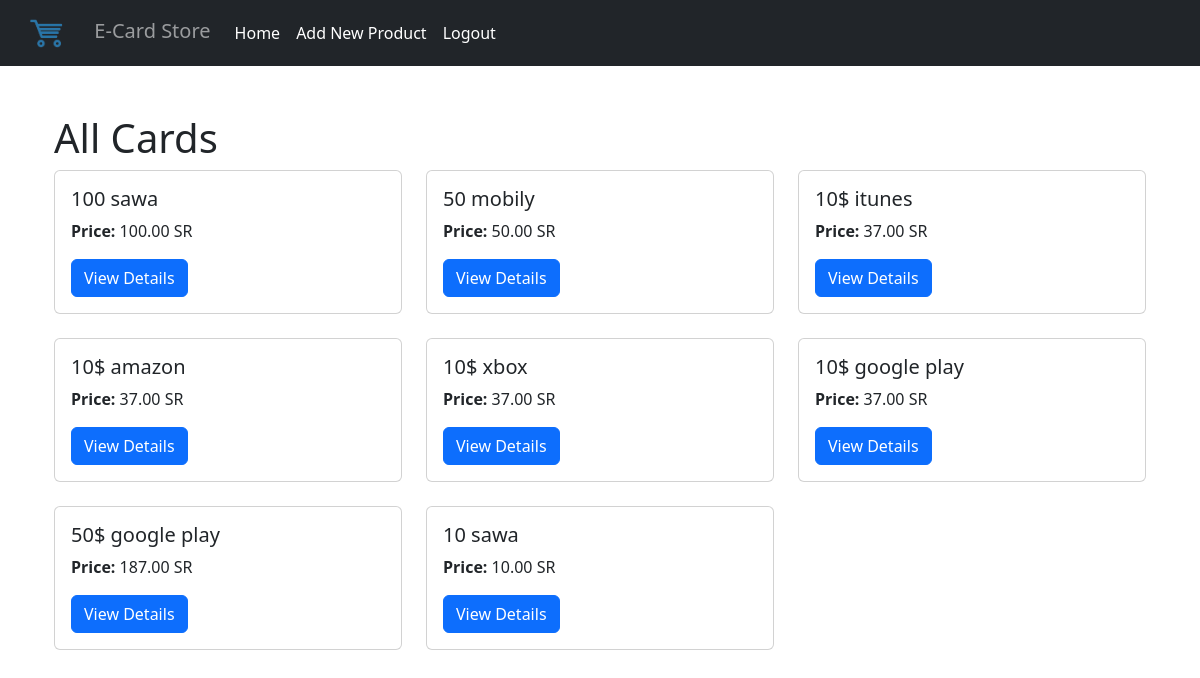
Screenshot of / (signed in) with the database file from the repository.
### products/models.py (models this page shows, shortened)
class Product(models.Model):
    name = models.CharField(max_length=200)
    description = models.TextField()
    price = models.DecimalField(max_digits=10, decimal_places=2)
    users = models.ManyToManyField(settings.AUTH_USER_MODEL, through='Purchase', related_name='products')

### products/views.py (the view)
# urls.py: path('', views.all_products, name='all_products'),
@login_required
def all_products(request):
    products = Product.objects.all()
    return render(request, 'products/all_products.html', {
        'products': products
    })

### products/templates/products/all_products.html
{% extends 'products/base.html' %}
{% load static %}
{% block content %}
<div class="container mt-4">
    <h1>All Cards</h1>
    <div class="row">
        {% for product in products %}
        <div class="col-md-4 mb-4">
            <div class="card h-100">
                <div class="card-body">
                    <h5 class="card-title">{{ product.name }}</h5>
                    <p class="card-text"><strong>Price:</strong> {{ product.price }} SR</p>
                    <a href="{% url 'product_detail' product.id %}" class="btn btn-primary">View Details</a>
                </div>
            </div>
        </div>
        {% endfor %}
    </div>
</div>
{% endblock %}

### products/templates/products/base.html (shortened to what this page needs)
{% load static %}
<!DOCTYPE html>
<html lang="en">
<head>
    <link rel="stylesheet" href="https://cdn.jsdelivr.net/npm/bootstrap@5.3.2/dist/css/bootstrap.min.css">
</head>
<body>
    <nav class="navbar navbar-expand-lg navbar-dark bg-dark">
        <div class="container-fluid">
            <a class="navbar-brand" href="{% url 'all_products' %}">
                <img src="{% static 'pic/new_logo.png' %}" alt="E-Commerce Store Logo" height="40">
                <span class="navbar-text ms-2">E-Card Store</span>
            </a>
            <div class="collapse navbar-collapse" id="navbarNav">
                <ul class="navbar-nav me-auto">
                    <li class="nav-item">
                        <a class="nav-link active" aria-current="page" href="{% url 'all_products' %}">Home</a>
                    </li>
                    <li class="nav-item">
                        <a class="nav-link text-white" href="{% url 'add_product' %}">Add New Product</a>
                    </li>
                    <li class="nav-item">
                        <a class="nav-link text-white" href="{% url 'logout' %}">Logout</a>
                    </li>
                </ul>
            </div>
        </div>
    </nav>
    <div class="container mt-4">
        {% block content %}
        {% endblock %}
    </div>
</body>
</html>

### products/templates/products/base.html (style rules this page uses)
body, html { height: 100%; margin: 0; display: flex; flex-direction: column; }
.container { flex: 1; }

### rows the page displays
Product: name "100 sawa", price "100.00"
Product: name "50 mobily", price "50.00"
Product: name "10$ itunes", price "37.00"
Product: name "10$ amazon", price "37.00"
Product: name "10$ xbox", price "37.00"
Product: name "10$ google play", price "37.00"
Product: name "50$ google play", price "187.00"
Product: name "10 sawa", price "10.00"
